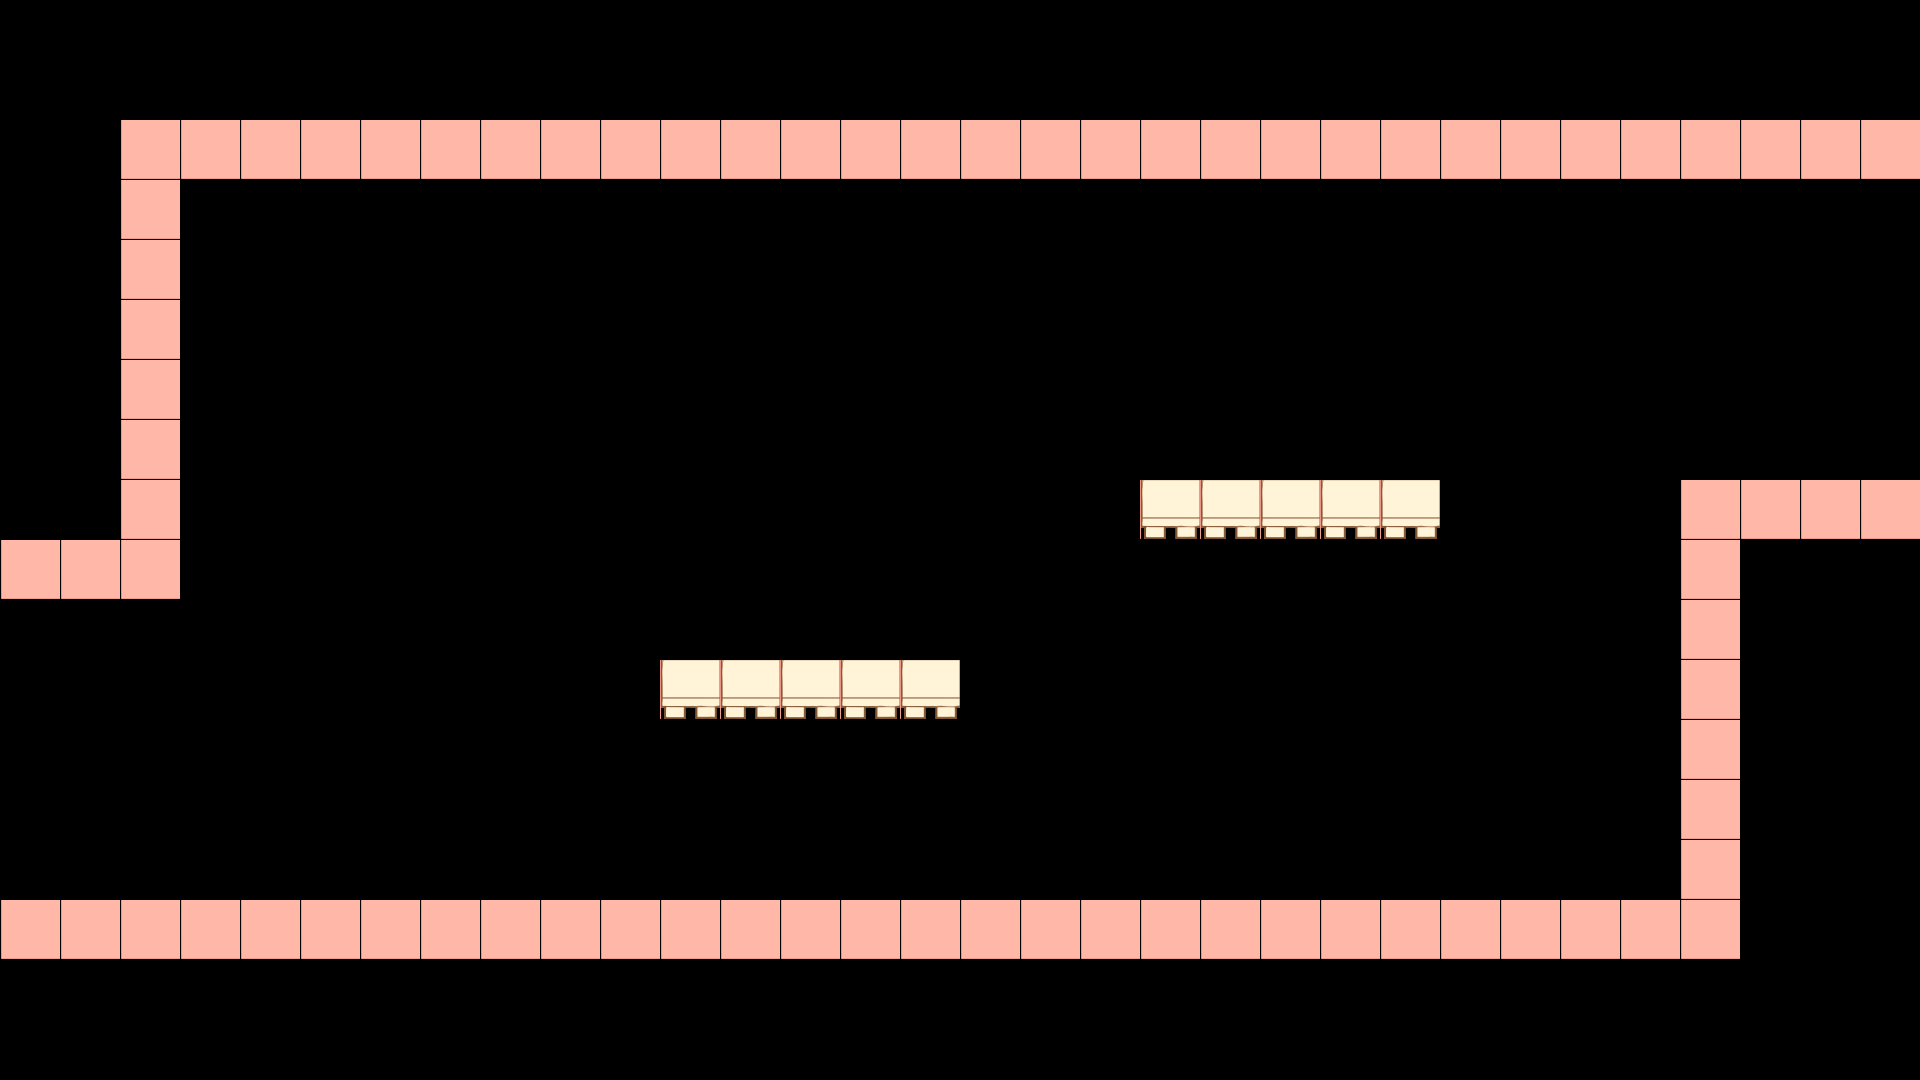

A level layout from a 2D game, rendered from its tile map. Below: a short description, then the map file with its tile-grid data intact:
An orthogonal 32x18 tile map with 60x60 px tiles, 3 tile layers (terrain, object, number).

<map version="1.2" tiledversion="1.3.1" orientation="orthogonal" renderorder="right-down" compressionlevel="0" width="32" height="18" tilewidth="60" tileheight="60" infinite="0" nextlayerid="4" nextobjectid="1">
 <editorsettings>
  <export target="03.csv" format="csv" />
 </editorsettings>
 <tileset firstgid="1" source="mapchip.tsx" />
 <layer id="1" name="terrain" width="32" height="18">
  <data encoding="csv">
0,0,0,0,0,0,0,0,0,0,0,0,0,0,0,0,0,0,0,0,0,0,0,0,0,0,0,0,0,0,0,0,
0,0,0,0,0,0,0,0,0,0,0,0,0,0,0,0,0,0,0,0,0,0,0,0,0,0,0,0,0,0,0,0,
0,0,1,1,1,1,1,1,1,1,1,1,1,1,1,1,1,1,1,1,1,1,1,1,1,1,1,1,1,1,1,1,
0,0,1,0,0,0,0,0,0,0,0,0,0,0,0,0,0,0,0,0,0,0,0,0,0,0,0,0,0,0,0,0,
0,0,1,0,0,0,0,0,0,0,0,0,0,0,0,0,0,0,0,0,0,0,0,0,0,0,0,0,0,0,0,0,
0,0,1,0,0,0,0,0,0,0,0,0,0,0,0,0,0,0,0,0,0,0,0,0,0,0,0,0,0,0,0,0,
0,0,1,0,0,0,0,0,0,0,0,0,0,0,0,0,0,0,0,0,0,0,0,0,0,0,0,0,0,0,0,0,
0,0,1,0,0,0,0,0,0,0,0,0,0,0,0,0,0,0,0,0,0,0,0,0,0,0,0,0,0,0,0,0,
0,0,1,0,0,0,0,0,0,0,0,0,0,0,0,0,0,0,0,2,2,2,2,2,0,0,0,0,1,1,1,1,
1,1,1,0,0,0,0,0,0,0,0,0,0,0,0,0,0,0,0,0,0,0,0,0,0,0,0,0,1,0,0,0,
0,0,0,0,0,0,0,0,0,0,0,0,0,0,0,0,0,0,0,0,0,0,0,0,0,0,0,0,1,0,0,0,
0,0,0,0,0,0,0,0,0,0,0,2,2,2,2,2,0,0,0,0,0,0,0,0,0,0,0,0,1,0,0,0,
0,0,0,0,0,0,0,0,0,0,0,0,0,0,0,0,0,0,0,0,0,0,0,0,0,0,0,0,1,0,0,0,
0,0,0,0,0,0,0,0,0,0,0,0,0,0,0,0,0,0,0,0,0,0,0,0,0,0,0,0,1,0,0,0,
0,0,0,0,0,0,0,0,0,0,0,0,0,0,0,0,0,0,0,0,0,0,0,0,0,0,0,0,1,0,0,0,
1,1,1,1,1,1,1,1,1,1,1,1,1,1,1,1,1,1,1,1,1,1,1,1,1,1,1,1,1,0,0,0,
0,0,0,0,0,0,0,0,0,0,0,0,0,0,0,0,0,0,0,0,0,0,0,0,0,0,0,0,0,0,0,0,
0,0,0,0,0,0,0,0,0,0,0,0,0,0,0,0,0,0,0,0,0,0,0,0,0,0,0,0,0,0,0,0
</data>
 </layer>
 <layer id="2" name="object" width="32" height="18">
  <data encoding="csv">
0,0,0,0,0,0,0,0,0,0,0,0,0,0,0,0,0,0,0,0,0,0,0,0,0,0,0,0,0,0,0,0,
0,0,0,0,0,0,0,0,0,0,0,0,0,0,0,0,0,0,0,0,0,0,0,0,0,0,0,0,0,0,0,0,
0,0,0,0,0,0,0,0,0,0,0,0,0,0,0,0,0,0,0,0,0,0,0,0,0,0,0,0,0,0,0,0,
0,0,0,0,0,0,0,0,0,0,0,0,0,0,0,0,0,0,0,0,0,0,0,0,0,0,0,0,0,0,0,0,
0,0,0,0,0,0,0,0,0,0,0,0,0,0,0,0,0,0,0,0,0,0,0,0,0,0,0,0,0,0,0,0,
0,0,0,0,0,0,0,0,0,0,0,0,0,0,0,0,0,0,0,0,0,0,0,0,0,0,0,0,0,0,0,0,
0,0,0,0,0,0,0,0,0,0,0,0,0,0,0,0,0,0,0,0,0,0,0,0,0,0,0,0,0,0,0,0,
0,0,0,0,0,0,0,0,0,0,0,0,0,0,0,0,0,0,0,0,0,0,0,0,0,0,0,0,0,0,0,0,
0,0,0,0,0,0,0,0,0,0,0,0,0,0,0,0,0,0,0,0,0,0,0,0,0,0,0,0,0,0,0,0,
0,0,0,0,0,0,0,0,0,0,0,0,0,0,0,0,0,0,0,0,0,0,0,0,0,0,0,0,0,0,0,0,
0,0,0,0,0,0,0,0,0,0,0,0,0,0,0,0,0,0,0,0,0,0,0,0,0,0,0,0,0,0,0,0,
0,0,0,0,0,0,0,0,0,0,0,0,0,0,0,0,0,0,0,0,0,0,0,0,0,0,0,0,0,0,0,0,
0,0,0,0,0,0,0,0,0,0,0,0,0,0,0,0,0,0,0,0,0,0,0,0,0,0,0,0,0,0,0,0,
0,0,0,0,0,0,0,0,0,0,0,0,0,0,0,0,0,0,0,0,0,0,0,0,0,0,0,0,0,0,0,0,
0,0,0,0,0,0,0,0,0,0,0,0,0,0,0,0,0,0,0,0,0,0,0,0,0,0,0,0,0,0,0,0,
0,0,0,0,0,0,0,0,0,0,0,0,0,0,0,0,0,0,0,0,0,0,0,0,0,0,0,0,0,0,0,0,
0,0,0,0,0,0,0,0,0,0,0,0,0,0,0,0,0,0,0,0,0,0,0,0,0,0,0,0,0,0,0,0,
0,0,0,0,0,0,0,0,0,0,0,0,0,0,0,0,0,0,0,0,0,0,0,0,0,0,0,0,0,0,0,0
</data>
 </layer>
 <layer id="3" name="number" width="32" height="18">
  <data encoding="csv">
0,0,0,0,0,0,0,0,0,0,0,0,0,0,0,0,0,0,0,0,0,0,0,0,0,0,0,0,0,0,0,0,
0,0,0,0,0,0,0,0,0,0,0,0,0,0,0,0,0,0,0,0,0,0,0,0,0,0,0,0,0,0,0,0,
0,0,0,0,0,0,0,0,0,0,0,0,0,0,0,0,0,0,0,0,0,0,0,0,0,0,0,0,0,0,0,0,
0,0,0,0,0,0,0,0,0,0,0,0,0,0,0,0,0,0,0,0,0,0,0,0,0,0,0,0,0,0,0,0,
0,0,0,0,0,0,0,0,0,0,0,0,0,0,0,0,0,0,0,0,0,0,0,0,0,0,0,0,0,0,0,0,
0,0,0,0,0,0,0,0,0,0,0,0,0,0,0,0,0,0,0,0,0,0,0,0,0,0,0,0,0,0,0,0,
0,0,0,0,0,0,0,0,0,0,0,0,0,0,0,0,0,0,0,0,0,0,0,0,0,0,0,0,0,0,0,0,
0,0,0,0,0,0,0,0,0,0,0,0,0,0,0,0,0,0,0,0,0,0,0,0,0,0,0,0,0,0,0,0,
0,0,0,0,0,0,0,0,0,0,0,0,0,0,0,0,0,0,0,0,0,0,0,0,0,0,0,0,0,0,0,0,
0,0,0,0,0,0,0,0,0,0,0,0,0,0,0,0,0,0,0,0,0,0,0,0,0,0,0,0,0,0,0,0,
0,0,0,0,0,0,0,0,0,0,0,0,0,0,0,0,0,0,0,0,0,0,0,0,0,0,0,0,0,0,0,0,
0,0,0,0,0,0,0,0,0,0,0,0,0,0,0,0,0,0,0,0,0,0,0,0,0,0,0,0,0,0,0,0,
0,0,0,0,0,0,0,0,0,0,0,0,0,0,0,0,0,0,0,0,0,0,0,0,0,0,0,0,0,0,0,0,
0,0,0,0,0,0,0,0,0,0,0,0,0,0,0,0,0,0,0,0,0,0,0,0,0,0,0,0,0,0,0,0,
0,0,0,0,0,0,0,0,0,0,0,0,0,0,0,0,0,0,0,0,0,0,0,0,0,0,0,0,0,0,0,0,
0,0,0,0,0,0,0,0,0,0,0,0,0,0,0,0,0,0,0,0,0,0,0,0,0,0,0,0,0,0,0,0,
0,0,0,0,0,0,0,0,0,0,0,0,0,0,0,0,0,0,0,0,0,0,0,0,0,0,0,0,0,0,0,0,
0,0,0,0,0,0,0,0,0,0,0,0,0,0,0,0,0,0,0,0,0,0,0,0,0,0,0,0,0,0,0,0
</data>
 </layer>
</map>